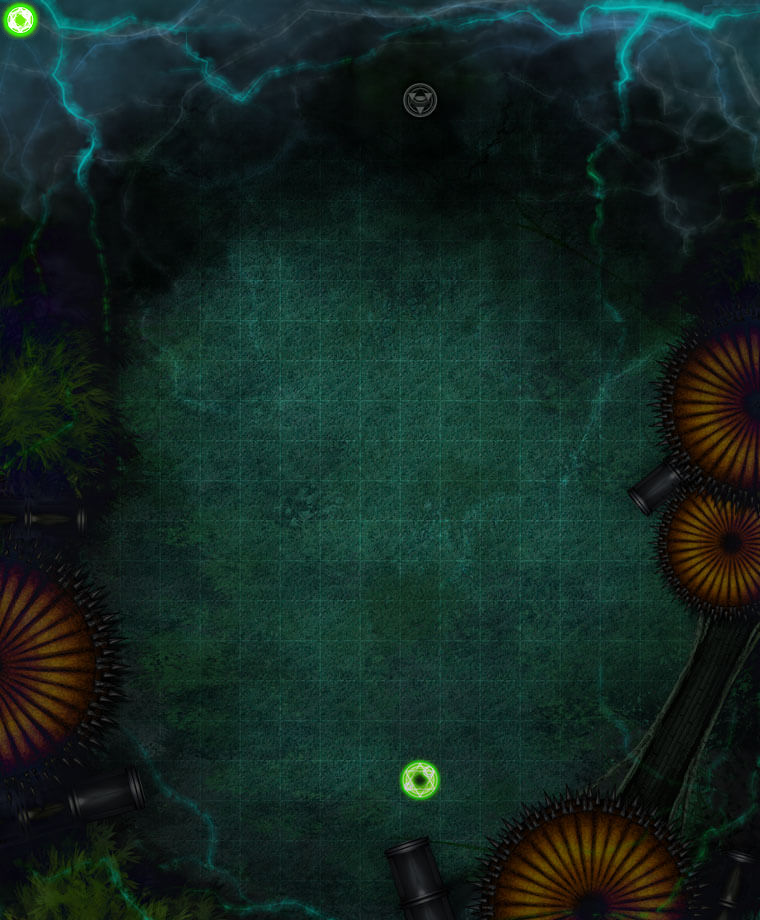

Tiled map render using the project's own tile images. Description and the map definition, with tile-layer contents summarised, below:
An orthogonal 19x23 tile map with 40x40 px tiles, 4 tile layers (mapLayer, objLayer, flagLayer, playerLayer), 2 tilesets.

<map version="1.0" orientation="orthogonal" renderorder="left-up" width="19" height="23" tilewidth="40" tileheight="40" nextobjectid="1">
 <tileset firstgid="1" name="landmark" tilewidth="40" tileheight="40" tilecount="100">
  <image source="landmark.png" width="400" height="400" />
 </tileset>
 <tileset firstgid="101" name="map13" tilewidth="40" tileheight="40" tilecount="437">
  <image source="map13.jpg" width="760" height="920" />
 </tileset>
 <layer name="mapLayer" width="19" height="23">
  <data>[437 cells, 437 non-empty, 437 distinct tile ids]</data>
 </layer>
 <layer name="objLayer" width="19" height="23">
  <data>[437 cells, 1 non-empty, 1 distinct tile ids]</data>
 </layer>
 <layer name="flagLayer" width="19" height="23">
  <data>[437 cells, 1 non-empty, 1 distinct tile ids]</data>
 </layer>
 <layer name="playerLayer" width="19" height="23">
  <data>[437 cells, 1 non-empty, 1 distinct tile ids]</data>
 </layer>
</map>
